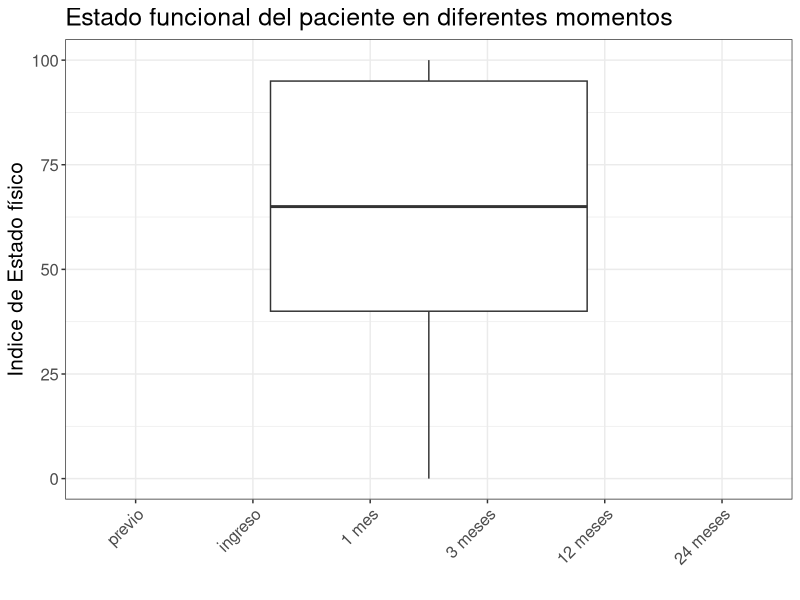

Write the R code that produced this figure. (Note: this script raises an error after producing the figure.)
## ---- chunk 1
knitr::opts_chunk$set(echo = F)
library(readxl)
library(tidyverse)
library(rstatix)
library(GGally)
# para hacer ANOVA RM

## ---- chunk 2
data <- read_xlsx('recuperacion_funcional.xlsx')

names(data)
data %>% group_by(id,domicilio) %>% summarise(n=n()) %>% group_by(id) %>% summarise(n=n()) %>% filter(n>1)


## ---- chunk 3
data = data %>%  mutate(momento = case_when(momento == "previo" ~ 0,
                                            momento == "ingreso" ~ 1,
                                            momento == "1 mes" ~ 2,
                                            momento == "3 meses" ~ 3,
                                            momento == "	12 meses" ~ 4,
                                            momento == "24 meses" ~ 5,
                                                TRUE ~ NA_real_),
                        tratamiento = as.factor(tratamiento),
              domicilio = as.factor(domicilio),
                        sexo = as.factor(sexo),
              id = as.factor(id), edad = edad - mean(edad)) %>% filter(id!=53)   %>%  filter(momento != 0, momento !=1)


data %>%
  group_by(momento) %>%
  get_summary_stats(barthel, type = 'mean_sd')

ggplot(data, aes(x = momento, y = barthel, fill = momento)) +
  geom_boxplot() + scale_x_discrete(limits = c("previo", "ingreso", "1 mes", "3 meses", "12 meses", "24 meses")) +
  theme_bw() +
  theme(text = element_text(size = 15)) + labs(title="Estado funcional del paciente en diferentes momentos", x="", y="Indice de Estado físico", fill="Momento") +
  theme(axis.text.x = element_text(angle = 45, hjust = 1))

data %>%  group_by(momento)  %>%    summarise(r_recuperacion = cor(recuperacion,barhel),
            r_hamd_dmi = cor(hamd,ln_dmi))



## ---- chunk 4
#los datos ya están en formato long

data %>%
  group_by(id, momento) %>%
  filter(n() > 1) %>%
  arrange(id, momento) #el id 53 tiene más de una medida para un mismo momento del tiempo, la edad en cada momento tampoco tiene lógica, es raro

# ANOVA a una vía, solo vemos si hay efecto temporal
anova_test(data, dv = barthel, wid = id, within = momento) #ANOVA de medidas repetidas
## ---- chunk 5
#AA


## ---- chunk 6


## empezamos con el modelo mas basico y le vamos agregando variables hasta llegar al modelo completo  
mod0 = lm(barthel ~ 1 ,data = data ) ## modelo lineal 
## modelo con efecto aleatorio en la cte 
mod1 = lmer(barthel ~  edad  + (1|id), data = data , REML = FALSE) 

mod2 = lmer(recuperacion ~ tratamiento +  (momento|id),data= data) ## incluyo  efectos aleatorios,  en la constante y el la pendeiente 
summary(mod2)


mod3 = lmer(recuperacion ~ barthel*momento  + edad +  (momento|id),data= data) # interseccion barthel con momento 

summary(mod3)

 mod4 = lmer(recuperacion ~ barthel*momento  +  tratamiento + edad + (momento|id),data=data) ## boundary !!

summary(mod4)

L0 <- logLik(mod0)
L1 = logLik(mod1)
L2= logLik(mod2)
L3 = logLik(mod3)

LRT <- -2*(L0 - L1)
LRT2  = -2*(L1-L2)
LRT3  = -2*(L2-L3)

alfa <- 0.05
anova(mod0,mod1)
anova(mod2, mod1)


qchisq(1 - 2*alfa, 1)
# p-valor
0.5*pchisq(LRT, 1, lower.tail = FALSE)
## agregar un efecto  aleatorio tiene un aporte significativo 

pchisq(LRT,c(1,2),lower.tail = FALSE) %>%  mean()

anova(mod1,mod2)
anova(mod2,mod3)

data
